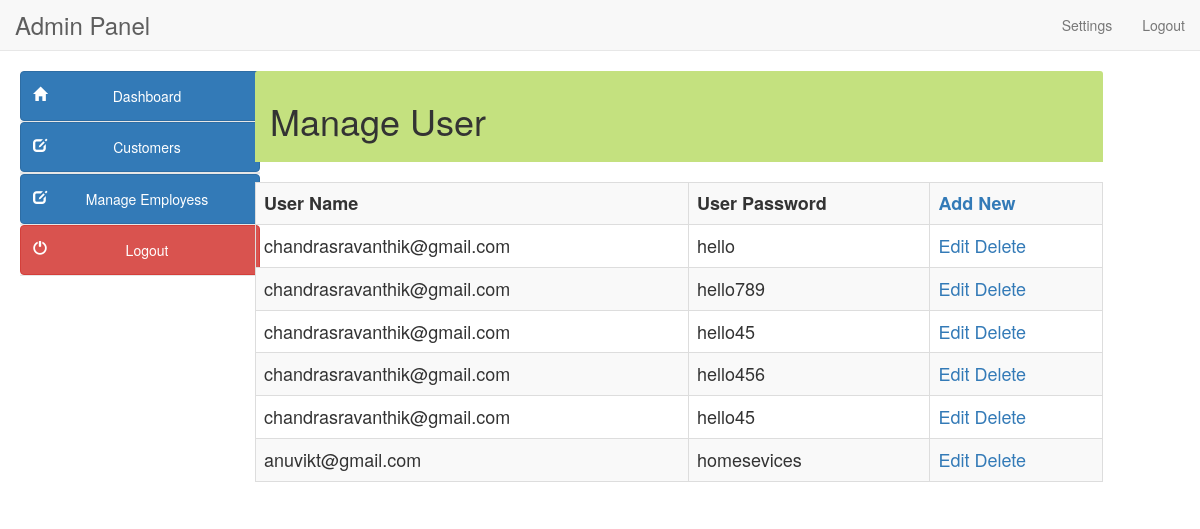
The app's page /extra/admin/manage_users.php with its own data.
### tables this page shows
CREATE TABLE `registered_service_providers` (
  `user_id` int(11) NOT NULL,
  `first_name` varchar(50) NOT NULL,
  `last_name` varchar(50) NOT NULL,
  `email` varchar(50) NOT NULL,
  `address1` varchar(100) NOT NULL,
  `address2` varchar(100) NOT NULL,
  `mobile` varchar(10) NOT NULL,
  `passwords` varchar(300) NOT NULL
);

### extra/admin/manage_users.php (the view, shortened to what this page needs)
<?php
include("../db.php");
?>
<!DOCTYPE html>
<html lang="en">
<head>
<link href="style/css/bootstrap.min.css" rel="stylesheet">
<link href="style/css/k.css" rel="stylesheet">
</head>
<body>
<?php include("include/header.php"); ?>
<div class="container-fluid">
<?php include("include/side_bar.php"); ?>
<div class="col-sm-9" style="margin-left:10px">
<div class="panel-heading" style="background-color:#c4e17f">
	<h1>Manage User </h1></div><br>
<div style="overflow-x:scroll;">
<table class="table table-bordered table-hover table-striped" style="font-size:18px">
	<tr>
			    <th>User Name</th>
                <th>User Password</th>
	<th><a href="add_user.php">Add New</a></th></tr>
<?php
$result=mysqli_query($con,"select user_id, email, passwords from registered_service_providers")or die ("query 2 incorrect.......");
while(list($user_id,$first_name,$passwords)=
mysqli_fetch_array($result))
{
echo "<tr><td>$first_name</td><td>$passwords</td>";
echo"<td>
<a href='edit_user.php?user_id=$user_id'>Edit</a>
<a href='manage_users.php?user_id=$user_id&action=delete'>Delete</a>
</td></tr>";
}
?>
</table>
</div>
</div></div>
</body>
</html>

### extra/admin/include/header.php (shortened to what this page needs)
<nav class="navbar navbar-default navbar-static-top">
    <div class="container-fluid">
	<div class="navbar-header">
			<a class="navbar-brand" href="#" style="font-size:24px">
				Admin Panel	</a>		</div>
<div class="collapse navbar-collapse">
<ul class="nav navbar-nav navbar-right">
<li class="dropdown ">
<a href="#">Settings</a></li>
        <li><a href=".././logout.php">Logout</a></li>
	</ul>
	  </div>
  </div>
	</nav>

### extra/admin/include/side_bar.php (shortened to what this page needs)
<div class="col-md-2 sidebar" style="margin-left:20px">
  			<div class="row">
	<div class="side-menu">
		<nav class="navbar navbar-default" role="navigation">
			<div class="side-menu-container">
			  <ul class="nav navbar-nav">
<li><button style="width:240px; height:50px" type="button" class="btn btn-default btn-primary" onClick="location.href='index.php'"><span class="glyphicon  glyphicon-home pull-left"></span> Dashboard </button></li>
<li><button style="width:240px; height:50px" type="button" class="btn btn-default btn-primary" onClick="location.href='#'"><span class="glyphicon glyphicon-edit pull-left"></span> Customers </button></li>
    <li>
<li><button style="width:240px; height:50px" type="button" class="btn btn-default btn-primary" onClick="location.href='manage_users.php'"> <span class="glyphicon glyphicon-edit pull-left"></span> Manage Employess</button></li>
<li><button style="width:240px; height:50px" type="button" class="btn btn-default btn-danger" onClick="location.href='../logout.php'"><span class="glyphicon glyphicon-off pull-left">
</span> Logout </button></li>
			  </ul>
		  </div>
		</nav>
        </div>
</div></div>

### extra/admin/style/css/k.css (style rules this page uses)
.sidebar { padding-left: 0; }
.side-menu { position: relative; width: 100%; height: 100%; background-color: #f8f8f8; border-right: 1px solid #e7e7e7; }
.side-menu .navbar { border: none; }
.side-menu .navbar-nav li { display: block; width: 100%; border-bottom: 1px solid #e7e7e7; }

### records on screen
registered_service_providers: email "chandrasravanthik@gmail.com", passwords "hello"
registered_service_providers: email "chandrasravanthik@gmail.com", passwords "hello789"
registered_service_providers: email "chandrasravanthik@gmail.com", passwords "hello45"
registered_service_providers: email "chandrasravanthik@gmail.com", passwords "hello456"
registered_service_providers: email "chandrasravanthik@gmail.com", passwords "hello45"
registered_service_providers: email "anuvikt@gmail.com", passwords "homesevices"
